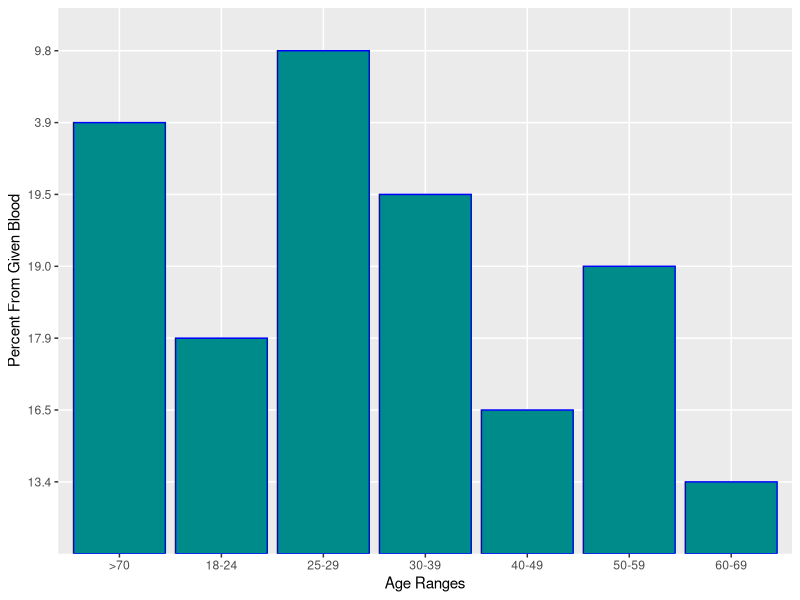

Generate this figure with R:
#library things
library(tidyverse)
library(ggplot2)
library(dplyr)
library(stringr)

#1: age vs donation, histogram (2016)

#read.csv data in
data2016 <- read.csv("../data/2016data.csv")

#data <- read.csv("2016data.csv")

# subset data to what i need
subset1 <- data2016 %>%
  filter(row_number() <= 11, row_number() >= 5)
  
subset1$months <- str_replace(subset1$months, " [(].*[)]", "")

# this doesn't work
##subset1$X <- factor(c("18-24", "25-29", "30-39", "40-49", "50-59", "60-69", ">70"))

chart1 <- ggplot(subset1, aes(x = X, y = months)) +
  geom_col(color = "blue", fill = "cyan4")+
  labs(x = "Age Ranges", y = "Percent From Given Blood")

chart1
